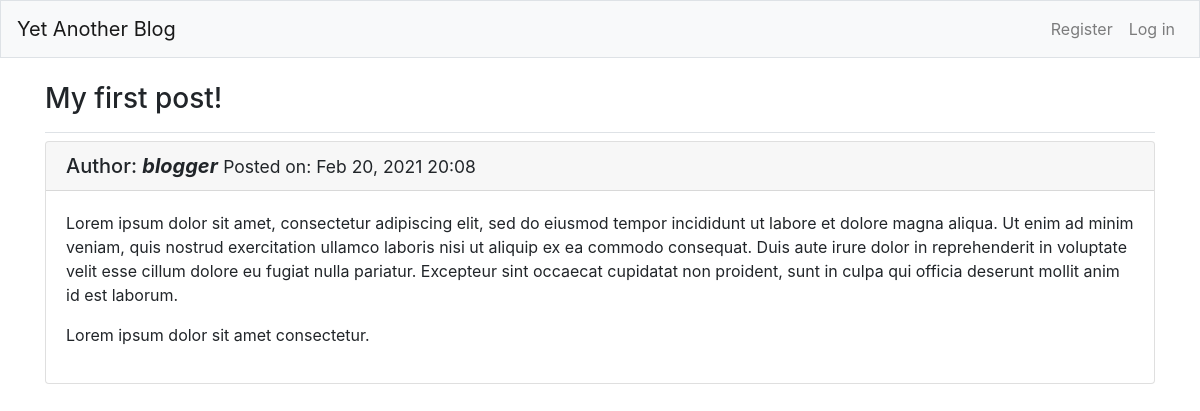
/post/1, run on an earlier commit of the app's database.
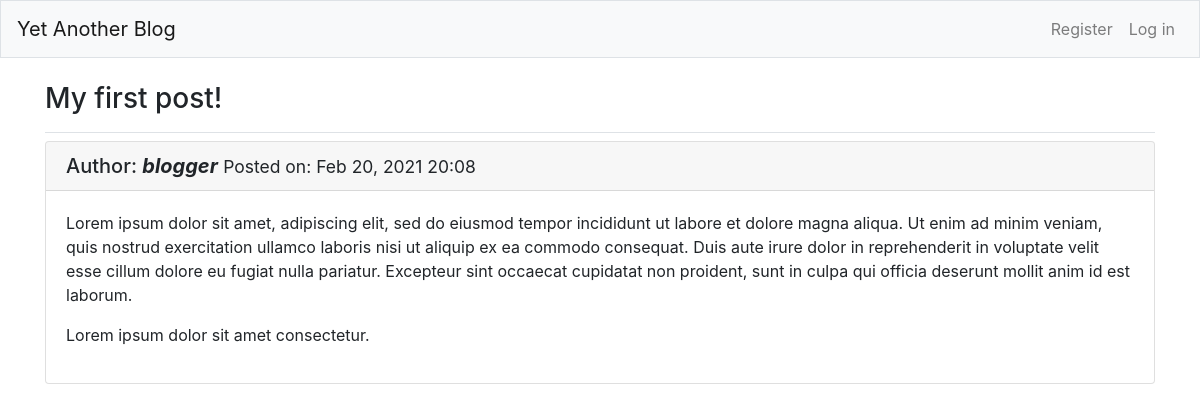
And on a later commit of the database.
### blogs/models.py (models this page shows, shortened)
class BlogPost(models.Model):
    title = models.CharField(max_length=200)
    text = models.TextField()
    date_added = models.DateTimeField(auto_now_add=True)
    author = models.ForeignKey(User, on_delete=models.CASCADE)

### blogs/views.py (the view)
# urls.py: path('post/<int:post_id>', views.post, name='post'),
def post(request, post_id):
    post = BlogPost.objects.get(id=post_id)
    context = {'post': post}
    return render(request, 'blogs/post.html', context)

### blogs/templates/blogs/post.html (shortened to what this page needs)
{% extends "blogs/base.html" %}
{% block page_header %}
  <h3>{{ post.title }}</h3>
{% endblock page_header %}
{% block content %}
    <div class="card mb-3">
      <h5 class="card-header">
        Author: <i><b>{{ post.author }}</b></i>
        <small>Posted on: {{ post.date_added|date:'M d, Y H:i' }}</small>
      </h5>
      <div class="card-body">
        {{ post.text|linebreaks }}
      </div>
    </div>
{% endblock content %}

What changed in the data, as far as the page shows it:
changed BlogPost "My first post!": text "…ipsum dolor sit amet, consectetur adipiscing elit, sed do…" → "…ipsum dolor sit amet, adipiscing elit, sed do…"
